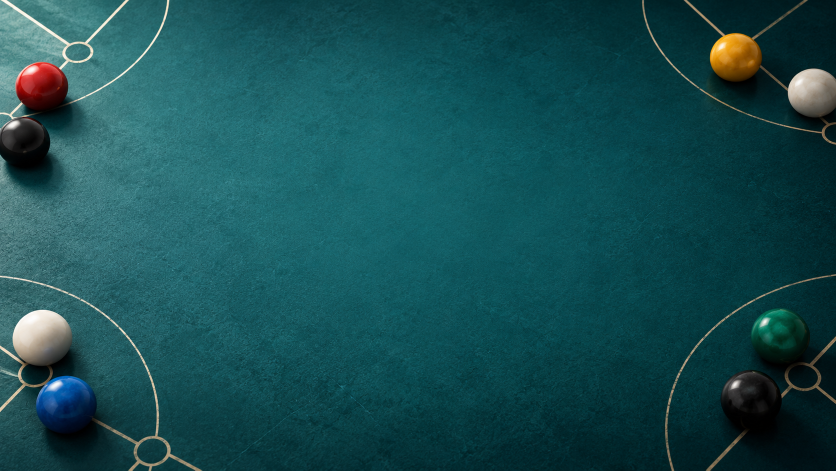
#> input picture assets/store_listing/promo_2026/hero_background.png, 1672 x 941 px (shown at 1/2 size); its folder holds 4 pictures in this run
$ python create_play_store_media.py
#> lines starting #> are read from the running program, lines starting #| are printed output that depends on the picture
from __future__ import annotations

from pathlib import Path
from PIL import Image, ImageDraw, ImageFont, ImageFilter


ROOT = Path(__file__).resolve().parents[1]
SOURCE = ROOT / ".codex-remote-attachments" / "01a0ca43-ff0f-7fb1-ad5b-3333fba102e5" / "0a07c7c8-caf0-48a1-84c2-5ba670a197e1"
SOURCE_ADDITIONAL = ROOT / ".codex-remote-attachments" / "01a0ca43-ff0f-7fb1-ad5b-3333fba102e5" / "5da8b888-54af-4904-9450-11d357874392"
OUTPUT = ROOT / "assets" / "store_listing" / "play_2026"
BACKGROUND = ROOT / "assets" / "store_listing" / "promo_2026" / "hero_background.png"
FONT_REGULAR = Path("C:/Windows/Fonts/segoeui.ttf")
FONT_BOLD = Path("C:/Windows/Fonts/segoeuib.ttf")

W, H = 1080, 1920
INK = (14, 33, 34)
CREAM = (251, 246, 230)
MINT = (132, 224, 202)


def font(path: Path, size: int) -> ImageFont.FreeTypeFont:
    return ImageFont.truetype(str(path), size)


def cover_background(size: tuple[int, int], tint: tuple[int, int, int] = (4, 36, 41)) -> Image.Image:
#> called with size = (1080, 1920), tint = (4, 36, 41)
    bg = Image.open(BACKGROUND).convert("RGB")
#> bg is the input picture: PIL image 1672x941 RGB; mean R, G, B 23.6, 77.1, 81.4
    scale = max(size[0] / bg.width, size[1] / bg.height)
#> scale = 2.04
    bg = bg.resize((round(bg.width * scale), round(bg.height * scale)), Image.Resampling.LANCZOS)
#> bg: PIL image 3412x1920 RGB
    left, top = (bg.width - size[0]) // 2, (bg.height - size[1]) // 2
#> left = 1166; top = 0
    bg = bg.crop((left, top, left + size[0], top + size[1]))
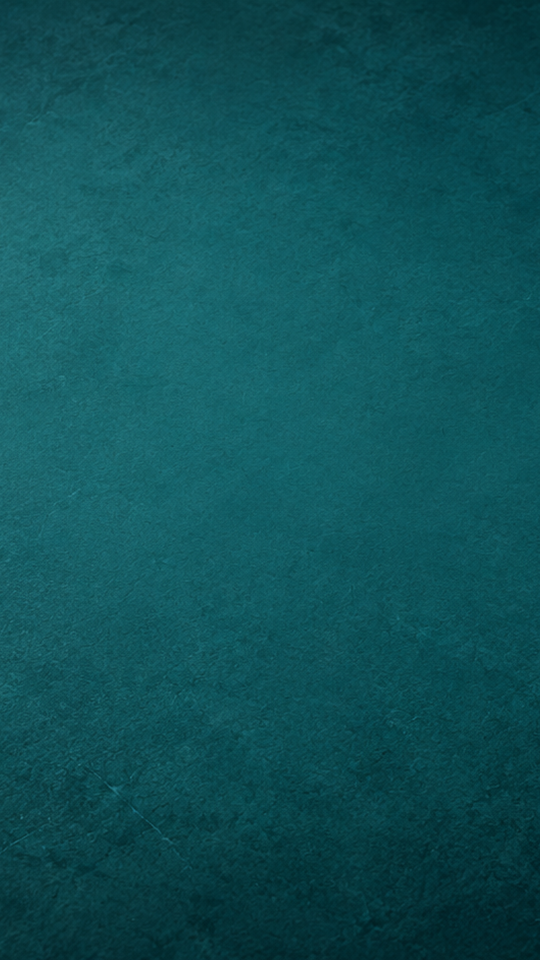
#> bg: PIL image 1080x1920 RGB (shown at 1/2 size); mean R, G, B 14.7, 80.3, 86.4
    wash = Image.new("RGB", size, tint)
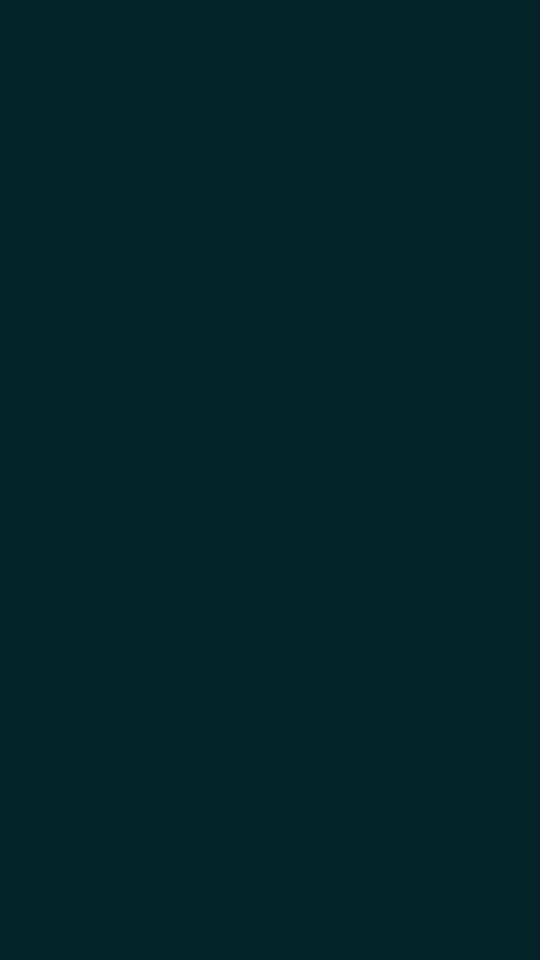
#> wash: PIL image 1080x1920 RGB (shown at 1/2 size); mean R, G, B 4, 36, 41
    return Image.blend(bg, wash, 0.46)
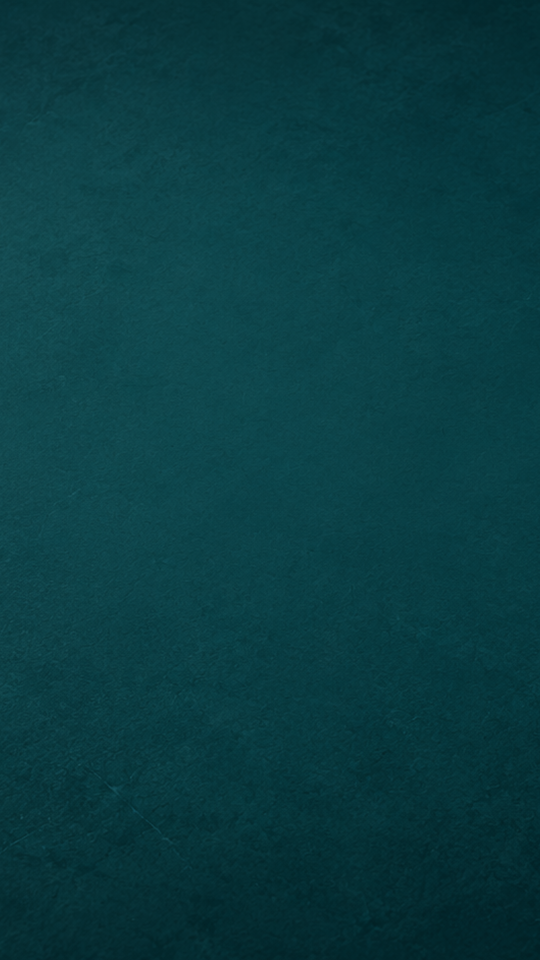
#> returned value: PIL image 1080x1920 RGB (shown at 1/2 size); mean R, G, B 9.3, 59.5, 65


# [36 lines left out: functions rounded_screenshot, add_header, add_footer, not called in this run]


def make_promo(filename: str, source_name: str, title: str, subtitle: str, crop: tuple[int, int, int, int] | None = None, mode_pills: bool = False, additional: bool = False) -> None:
    image = cover_background((W, H))
    source_dir = SOURCE_ADDITIONAL if additional else SOURCE
#> (the run stopped early here; a loop or call above may not have finished)
